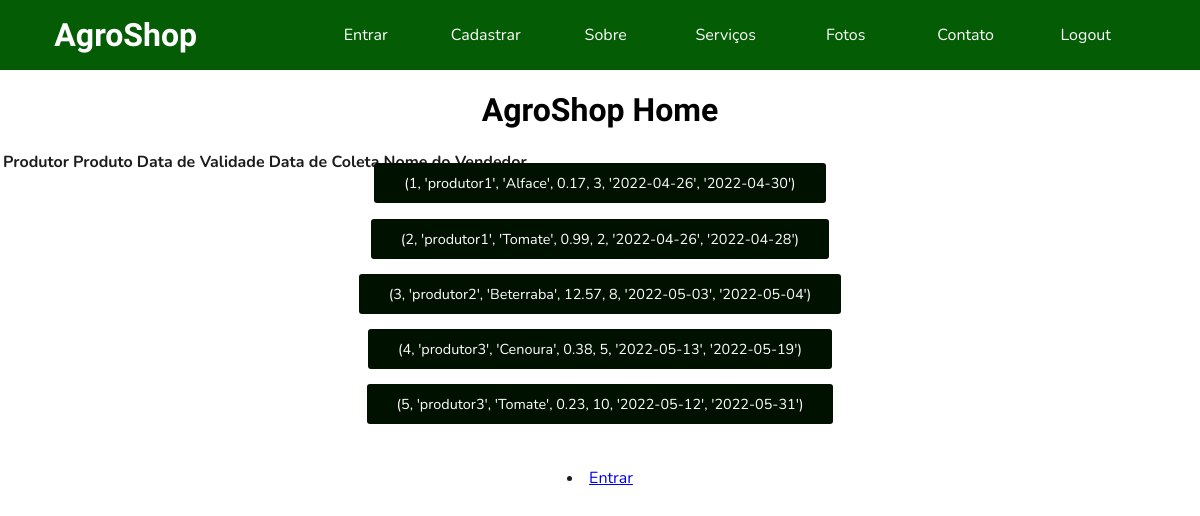
Before: /Mercado with the older database file.
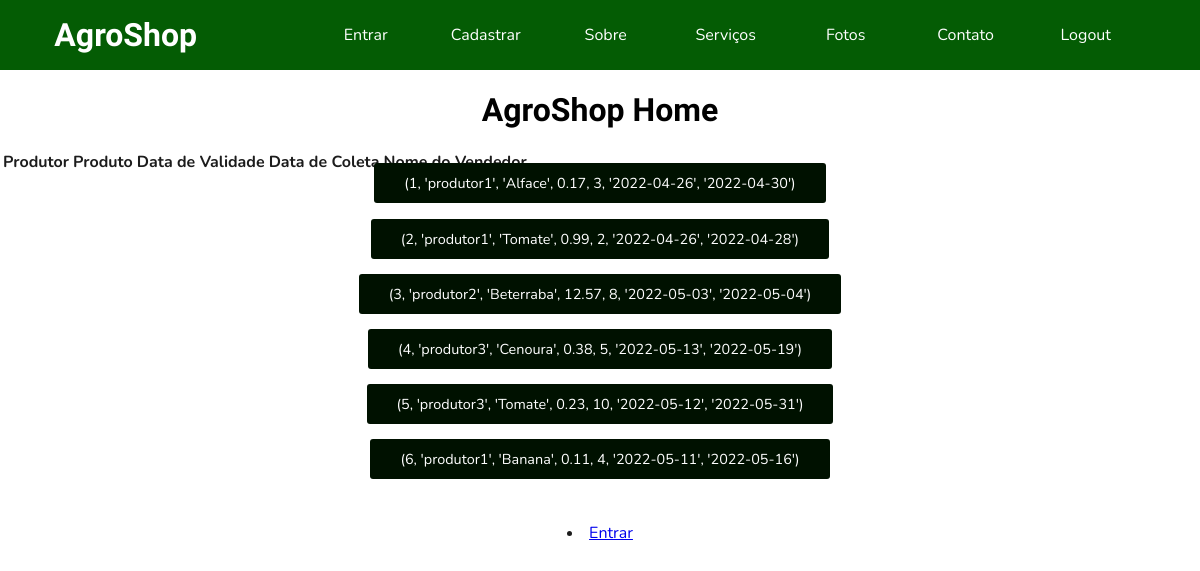
After: the same page with the newer database file.
### website/models.py (models this page shows)
class Produto(db.Model, UserMixin):
    id = db.Column(db.Integer, primary_key=True)
    idProd = db.Column(db.Integer)
    tipo = db.Column(db.String(25))
    preco = db.Column(db.Float)
    quantidade = db.Column(db.Integer)
    dataColeta = db.Column(db.Date)
    dataValidade = db.Column(db.Date)

### website/auth.py (the view)
@auth.route('/Mercado', methods = ['GET','POST'])
def mercado():
    loginCliente = session.get('contaCliente', None)
    if loginCliente != None:
        return redirect(url_for('auth.home_cliente'))
    queryProdutos = """SELECT Produto.Id, Produtor.Nome, Produto.tipo, Produto.preco, Produto.quantidade, Produto.dataColeta, Produto.dataValidade
    FROM Produto INNER JOIN Produtor on Produto.idProd=Produtor.id"""
    con = sqlite3.connect('AgroShop\website\database.db')
    db = con.cursor()
    Produtos = db.execute(queryProdutos)
    Produto=Produtos.fetchall()
    con.close()
    return render_template("mercado.html",Produto=Produto)

### website/templates/mercado.html (shortened to what this page needs)
<!DOCTYPE html>
<html lang="en">
<head>
    <link rel="stylesheet" href="https://cdnjs.cloudflare.com/ajax/libs/font-awesome/4.7.0/css/font-awesome.min.css">
    <link rel="stylesheet" href="../static/css/normalize.css">
    <link rel="stylesheet" href="../static/css/home-cliente.css">
</head>
<body>
    <nav id="topo">
        <a href="/">AgroShop</a>
        <ul>
            <li><a href="entrar">Entrar</a></li>
            <li><a href="cadastrar">Cadastrar</a></li>
            <li><a href="/#sobre">Sobre</a></li>
            <li><a href="/#serviços">Serviços</a></li>
            <li><a href="/#fotos">Fotos</a></li>
            <li><a href="#contato">Contato</a></li>
            <li><a href="logout">Logout</a></li>
        </ul>
    </nav>
    <h1>AgroShop Home</h1>
    <html>
    <head>
    </head>
    <body>
        <form method="post">
        <table>
            <tr>
                <th>Produtor</th>
                <th>Produto</th>
                <th>Data de Validade</th>
                <th>Data de Coleta</th>
                <th>Nome do Vendedor</th>
        </table>
            {% for produto in Produto %}
            <tr>
                    <a href="#serviços" class="botao">{{produto}}</a>
            </tr>
            <br>
            <br>
            <br>
            {% endfor %}
            <br>
            <li><a href="/entrar">Entrar</a></li>
    </form>
    </body>
    </html>
</body>
</html>

Changed rows visible on the page:
added Produto: produto "(6, 'produtor1', 'Banana', 0.11, 4, '2022-05-11', '2022-05-16')"
